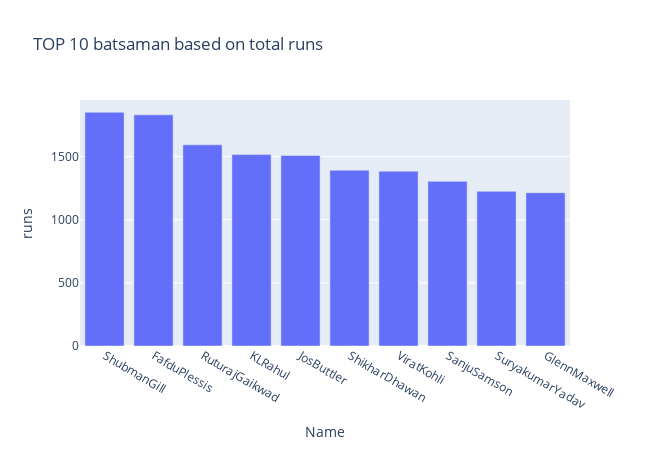

The cell this chart's notebook holds for it:
### Code cell
px.bar(x=batting.groupby('batsmanName')['runs'].aggregate(func=sum).sort_values(ascending=False).head(10).index,
       y=batting.groupby('batsmanName')['runs'].aggregate(func=sum).sort_values(ascending=False).head(10).values,
       width=650, height=450,title="TOP 10 batsaman based on total runs",labels=dict(x='Name',y='runs'))

### Figure 1 — Plotly figure (JSON) as saved in the notebook; plotly's stock layout.template omitted (floating-point values rounded to 4 significant figures)
{"data": [{"alignmentgroup": "True", "hovertemplate": "Name=%{x}<br>runs=%{y}<extra></extra>", "legendgroup": "", "marker": {"color": "#636efa", "pattern": {"shape": ""}}, "name": "", "offsetgroup": "", "orientation": "v", "showlegend": false, "textposition": "auto", "type": "bar", "x": ["ShubmanGill", "FafduPlessis", "RuturajGaikwad", "KLRahul", "JosButtler", "ShikharDhawan", "ViratKohli", "SanjuSamson", "SuryakumarYadav", "GlennMaxwell"], "xaxis": "x", "y": [1851, 1831, 1593, 1516, 1509, 1392, 1385, 1304, 1225, 1214], "yaxis": "y"}], "layout": {"barmode": "relative", "height": 450, "legend": {"tracegroupgap": 0}, "title": {"text": "TOP 10 batsaman based on total runs"}, "width": 650, "xaxis": {"anchor": "y", "domain": [0, 1], "title": {"text": "Name"}}, "yaxis": {"anchor": "x", "domain": [0, 1], "title": {"text": "runs"}}}}
